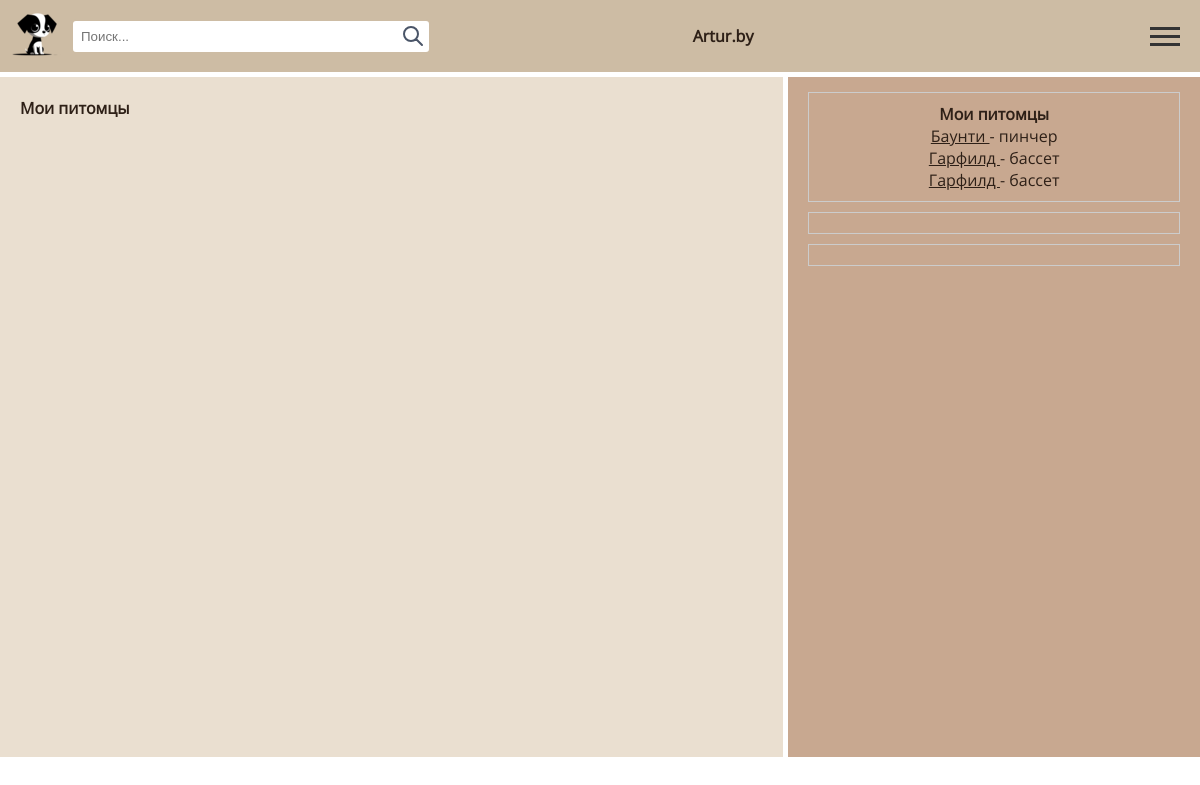
The page /my_pets (signed in) on the database as committed earlier.
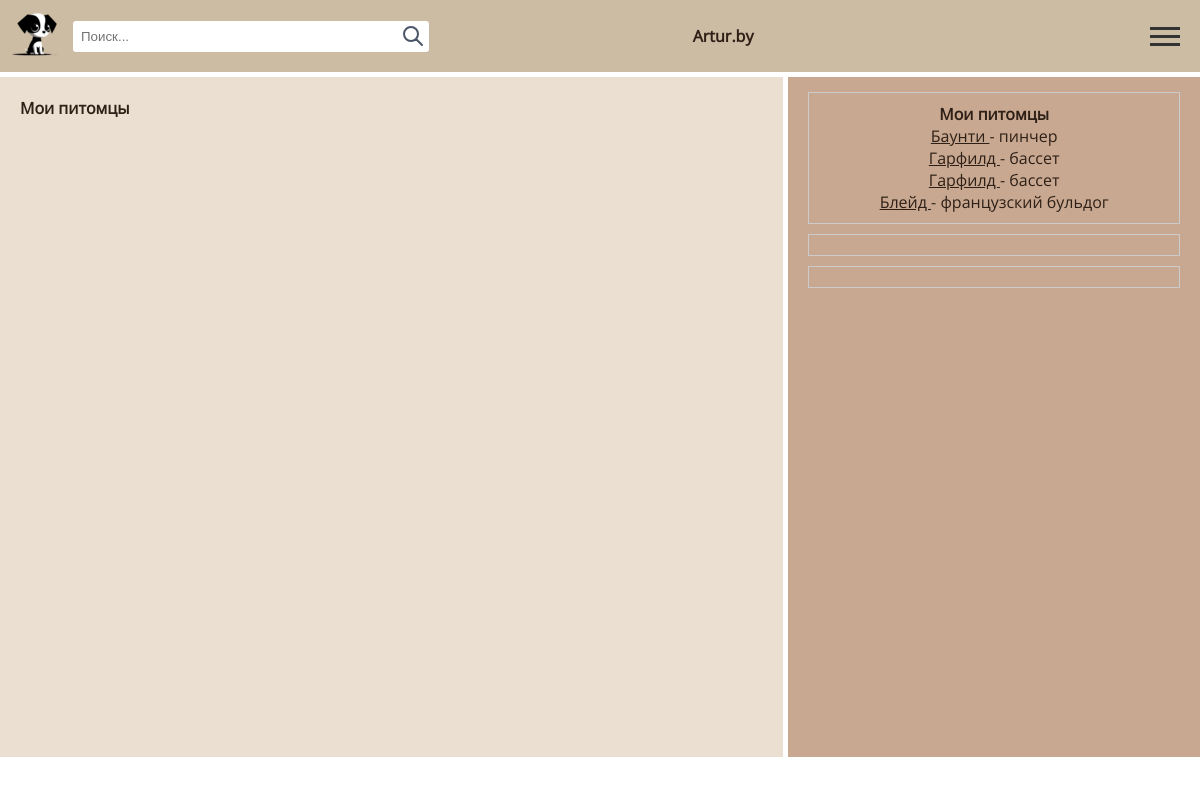
The same page on the database as committed later.
### base/models.py (models this page shows, shortened)
class Pet(models.Model):
    nickname = models.CharField(max_length=50)
    breed = models.CharField(max_length=50)
    age = models.IntegerField(blank=True, null=True)
    owners = models.ManyToManyField(User, related_name='pet')

### base/views.py (the view)
# urls.py: path('my_pets', MyPets.as_view(), name='my_pets'),
class MyPets(View):
    def get(self, request):
        message = 'Мои питомцы'
        user = request.user
        pets = Pet.objects.filter(owners=user)
        photos = PetPhoto.objects.filter(pet=user)
        context = {'pets': pets, 'photos': photos, 'message': message}
        return render(request, 'base/my_pets.html', context=context)

### base/templates/base/my_pets.html (shortened to what this page needs)
{% extends 'base/base.html' %}
{% load static %}
{% block two-thirds-one %}
    {% if user.is_authenticated %}
        <h4>{{ message }}</h4>
    {% endif %}
{% endblock %}
{% block one-third-one %}
    {% if user.is_authenticated %}
        <h4>{{ message }}</h4>
        {% for pet in pets %}
        <p><a href="{% url 'photo' %}">  {{ pet.nickname }} </a>- {{ pet.breed }} </p>
        {% endfor %}
    {% else %}
         <a href="{% url 'login' %}">войти</a>
    {% endif %}
{% endblock %}

Rows that differ between the two databases and show on the page:
added Pet: nickname "Блейд", breed "французский бульдог"
